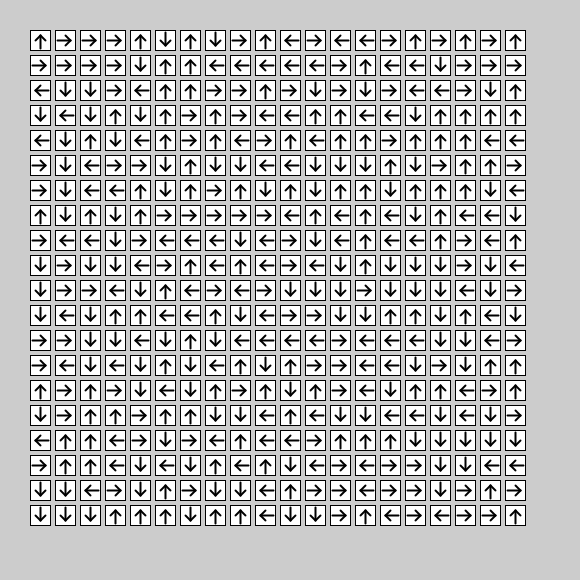
Frame 1 (no input)
Frame 60 (the mouse pressed at the canvas centre just before this capture): identical to frame 1, image omitted
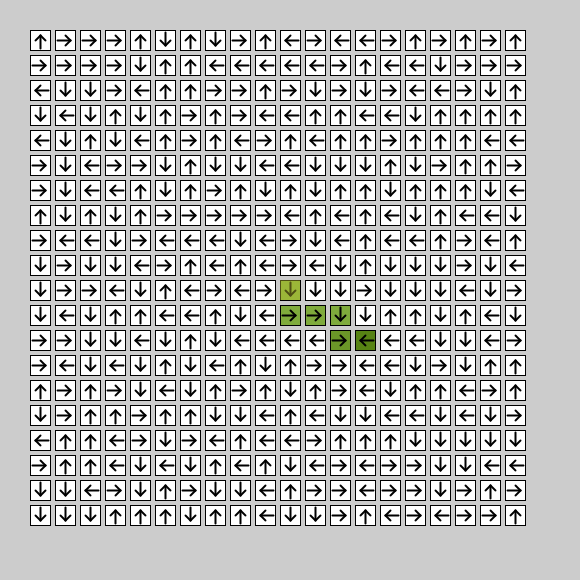
Frame 120 (the mouse held since frame 60 and released just before this capture)

The Processing sketch that drew these frames (run headless with seeded random() and noise(); from frame 60 on, the mouse is pressed at the canvas centre):

// Processing sketch: processing_171847
// ── processing_171847.pde

int[][] arr;
int[][] rec;
int a;
int b;
int[][] ids;
int reg;

void setup() {
  size(580, 580);
  a = 20;
  b = 20;
  arr = new int[a][b];
  fillRandom(arr);
  rec = new int[a][b];
  reset(rec, 0);
  ids = new int[a][b];
  reset(ids, 0);
  reg = 1;
}

void fillRandom(int[][] A) {
  for (int i=0; i<a; i++)
    for (int j=0; j<b; j++) {
      A[i][j] = (int)random(4);
    }
}
void reset(int[][] A, int r) {
  for (int i=0; i<a; i++)
    for (int j=0; j<b; j++) {
      A[i][j] = r;
    }
}
void replace(int[][] A, int f, int r) {
  for (int i=0; i<a; i++)
    for (int j=0; j<b; j++) {
      if (A[i][j] == f)
        A[i][j] = r;
    }
}

void draw() {
  for (int i=0; i<a; i++)
    for (int j=0; j<b; j++) {
      int x = 40+ i*25;
      int y = 40+ j*25;

      stroke(0);
      // DRAW BOX
      strokeWeight(1);
      /* if (rec[i][j] == 0)      // BOX FILL COLOR
       fill(255);
       else if (rec[i][j] == 1)
       fill(250,80,80);
       else if (rec[i][j] == 3)
       fill(250,80,80);
       else if (rec[i][j] == 2)
       fill(150,100,80);
       else if (rec[i][j] == 4)
       fill(200,200,80);
       else if (rec[i][j] == 5)
       fill(80,200,80);
       */
      if (ids[i][j] == 0)
        fill(255);
      else {
        int q = ids[i][j];
        int c1 = (q*67)%120;
        int c2 = (q*31+80)%120;
        int c3 = (q*13+107)%120;
        if (rec[i][j] == 1)              // recent path
          fill( c1+60, c2+60, c3+60 );
        else if (rec[i][j] == 2)         // old path
          fill( c1+110, c2+110, c3+110 );
        else if (rec[i][j] == 4)         // recent final
          fill( c1+40, c2+40, c3+40 );
        else if (rec[i][j] == 5)         // old final
          fill( c1+20, c2+20, c3+20 );
      }
      rect(x-10, y-10, 20, 20);

      // DRAW ARROWS
      strokeWeight(2);
      if (arr[i][j] == 0)  // DOWN
      {
        line(x, y-8, x, y+5);
        line(x, y+5, x-5, y);
        line(x, y+5, x+5, y);
      }
      if (arr[i][j] == 1)  // RIGHT
      {
        line(x-8, y, x+5, y);
        line(x+5, y, x, y+5);
        line(x+5, y, x, y-5);
      }
      if (arr[i][j] == 2)  // UP
      {
        line(x, y+8, x, y-5);
        line(x, y-5, x+5, y);
        line(x, y-5, x-5, y);
      }
      if (arr[i][j] == 3)  // LEFT
      {
        line(x+8, y, x-5, y);
        line(x-5, y, x, y-5);
        line(x-5, y, x, y+5);
      }
    }//for

  int mI = (int)((mouseX-30)/25);
  int mJ = (int)((mouseY-30)/25);
  if ( (0 <= mI && mI < a) && (0 <= mJ && mJ < b) ) {
    int x = 40+ mI*25;
    int y = 40+ mJ*25;
    fill(200, 200, 50, 100);
    noStroke();
    rect(x-10, y-10, 20, 20);

    if (mousePressed) {
      replace(rec, 1, 2);
      replace(rec, 4, 5);
      cascade(mI, mJ);
      println();
    }
  }//mouse
}

int cascade(int i, int j) {
  if (i < 0 || i >= a)
    return -1;
  if (j < 0 || j >= b)
    return -1;

  if (rec[i][j] == 4)
    return ids[i][j];
  if (rec[i][j] == 3)
    rec[i][j] = 4;
  if (rec[i][j] == 5) {
    rec[i][j] = 4;
    return ids[i][j];
  }
  if (rec[i][j] == 1)
  {
    rec[i][j] = 3;
    register(i, j);
  }
  if (rec[i][j] == 0 || rec[i][j] == 2)
    rec[i][j] = 1;

  print(arr[i][j] +" ");
  int id=0;
  if (arr[i][j] == 0)  // DOWN
    id = cascade(i, j+1);
  if (arr[i][j] == 1)  // RIGHT
    id = cascade(i+1, j);
  if (arr[i][j] == 2)  // UP
    id = cascade(i, j-1);
  if (arr[i][j] == 3)  // LEFT
    id = cascade(i-1, j);
  
  if (id == -1) {
    rec[i][j] = 4;
    return register(i,j);
  }
  ids[i][j] = id;
  return id;
}//cascade

int register(int i, int j) {
  ids[i][j] = reg;
  reg++;
  return ids[i][j];
}
